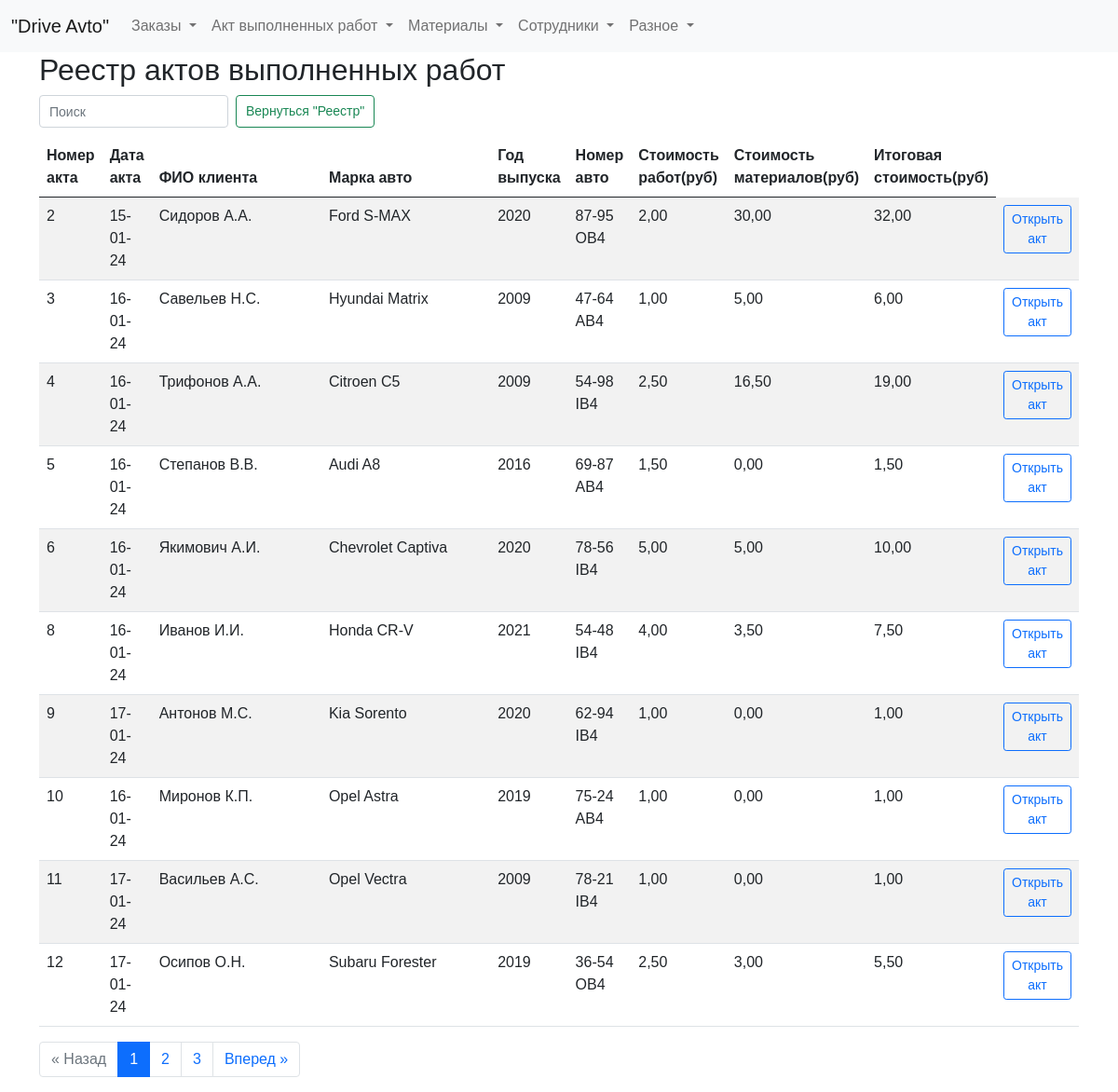
The page /list_act on the database its author committed.
### tables this page shows
CREATE TABLE log (
id integer PRIMARY KEY AUTOINCREMENT,
date_order text NOT NULL,
name_customer text NOT NULL,
brand_car text NOT NULL,
year_car text NOT NULL,
number_car text NOT NULL,
text_order text NOT NULL,
id_act integer
);

### fcompany.py (the view)
@app.route("/list_act")
def showList_act():
    page = request.args.get('page', 1, type=int)
    per_page = 10  # Количество элементов на странице
    list_act_query = dbase.getList_act()  # Получаем все элементы реестра
    total_items = len(list_act_query)  # Получаем общее количество элементов
    total_pages = ceil(total_items / per_page)  # Вычисляем общее количество страниц
    start_index = (page - 1) * per_page
    end_index = start_index + per_page
    list_act = list_act_query[start_index:end_index]  # Получаем элементы текущей страницы
    pagination = {
        'page': page,
        'per_page': per_page,
        'total_pages': total_pages,
        'total_items': total_items
    }
    return render_template("list_act.html", title="Реестр", list_act=list_act, pagination=pagination)

### fcompany.py (called while the page is built)
def connect_db():  # общая функция для установления соединения с БД
    conn = sqlite3.connect(app.config['DATABASE'])
    conn.row_factory = sqlite3.Row  # записи будут представлены не в виде кортежей, а в виде словаря (для исп в шаблонах)
    return conn

def get_db():
    if not hasattr(g, 'link_db'):
        g.link_db = connect_db()
    return g.link_db

@app.before_request
def before_request():
    global dbase
    db = get_db()
    dbase = FDataBase(db)

### templates/list_act.html (shortened to what this page needs)
{% extends 'base.html' %}
{% block content %}
<h2>Реестр актов выполненных работ</h2>
<form class="d-flex" role="search" action="/" method="get">
  <input class="form-control me-2 narrow-search" type="search" id="searchInput" placeholder="Поиск" aria-label="Search">
  <button class="btn btn-outline-success narrow-button" type="button" id="resetButton">Вернуться "Реестр"</button>
</form>
<div class="table-responsive">
<table id="myTable" class="table table-striped max-width: 100%">
  <thead>
    <tr>
      <th scope="col" style="width: 50px;">Номер акта</th>
      <th scope="col">Дата акта</th>
      <th scope="col" style="width: 200px;">ФИО клиента</th>
      <th scope="col" style="width: 200px;">Марка авто</th>
      <th scope="col" style="width: 50px;">Год выпуска</th>
      <th scope="col">Номер авто</th>
      <th scope="col" style="width: 50px;">Стоимость работ(руб)</th>
      <th scope="col" style="width: 50px;">Стоимость материалов(руб)</th>
      <th scope="col" style="width: 50px;">Итоговая стоимость(руб)</th>
    </tr>
  </thead>
  <tbody>
    {% for row in list_act %}
    <tr>
        <td>{{ row.id_act }}</td>
        <td>{{ row.date_act }}</td>
        <td>{{ row.name_customer }}</td>
        <td>{{ row.brand_car }}</td>
        <td>{{ row.year_car }}</td>
        <td>{{ row.number_car }}</td>
        <td>{{ ( '%.2f' % (row.total_work / 100) ) | replace('.', ',') }}</td>
        <td>{{ ( '%.2f' % (row.total_materials / 100) ) | replace('.', ',') }}</td>
        <td>{{ ( '%.2f' % (row.total_price / 100) ) | replace('.', ',') }}</td>
        <td>
            <a href="/final_act/{{ row.id_act }}" class="btn btn-outline-primary btn-sm">Открыть акт</a>
        </td>
    </tr>
    {% endfor %}
  </tbody>
</table>
</div>
{% if pagination.total_items > pagination.per_page %}
<nav aria-label="Page navigation">
  <ul class="pagination justify-content-center">
    {% if pagination.page > 1 %}
      <li class="page-item"><a class="page-link" href="{{ url_for('showList_act', page=pagination.page-1) }}">&laquo; Назад</a></li>
    {% else %}
      <li class="page-item disabled"><span class="page-link">&laquo; Назад</span></li>
    {% endif %}
    {% for page_num in range(1, pagination.total_pages+1) %}
      {% if page_num == pagination.page %}
        <li class="page-item active"><span class="page-link">{{ page_num }}</span></li>
      {% else %}
        <li class="page-item"><a class="page-link" href="{{ url_for('showList_act', page=page_num) }}">{{ page_num }}</a></li>
      {% endif %}
    {% endfor %}
    {% if pagination.page < pagination.total_pages %}
      <li class="page-item"><a class="page-link" href="{{ url_for('showList_act', page=pagination.page+1) }}">Вперед &raquo;</a></li>
    {% else %}
      <li class="page-item disabled"><span class="page-link">Вперед &raquo;</span></li>
    {% endif %}
  </ul>
</nav>
{% endif %}
{% endblock %}

### static/css/styles.css (style rules this page uses)
input.form-control { width: 100%; }
.narrow-button { max-width: 250px; white-space: nowrap; font-size: 16px; }
.narrow-search { max-width: 400px; }
html, body { font-family: 'Arial'; margin: 0; padding: 0; height: 100%; width: 100%; }
a { color: #0059b2; text-decoration: none; }
.btn { margin-bottom: 10px; }
.narrow-search { height: 35px; font-size: 14px; padding: 5px 10px; }
.narrow-button { height: 35px; font-size: 14px; padding: 5px 10px; line-height: 1.5; }

### rows shown on the page
log: id_act "2", date_act "15-01-24", name_customer "Сидоров А.А.", brand_car "Ford S-MAX", year_car "2020", number_car "87-95 OB4", total_work "2,00", total_materials "30,00", total_price "32,00"
log: id_act "3", date_act "16-01-24", name_customer "Савельев Н.С.", brand_car "Hyundai Matrix", year_car "2009", number_car "47-64 АВ4", total_work "1,00", total_materials "5,00", total_price "6,00"
log: id_act "4", date_act "16-01-24", name_customer "Трифонов А.А.", brand_car "Citroen C5", year_car "2009", number_car "54-98 IB4", total_work "2,50", total_materials "16,50", total_price "19,00"
log: id_act "5", date_act "16-01-24", name_customer "Степанов В.В.", brand_car "Audi A8", year_car "2016", number_car "69-87 АВ4", total_work "1,50", total_materials "0,00", total_price "1,50"
log: id_act "6", date_act "16-01-24", name_customer "Якимович А.И.", brand_car "Chevrolet Captiva", year_car "2020", number_car "78-56 IB4", total_work "5,00", total_materials "5,00", total_price "10,00"
log: id_act "8", date_act "16-01-24", name_customer "Иванов И.И.", brand_car "Honda CR-V", year_car "2021", number_car "54-48 IB4", total_work "4,00", total_materials "3,50", total_price "7,50"
log: id_act "9", date_act "17-01-24", name_customer "Антонов М.С.", brand_car "Kia Sorento", year_car "2020", number_car "62-94 IB4", total_work "1,00", total_materials "0,00", total_price "1,00"
log: id_act "10", date_act "16-01-24", name_customer "Миронов К.П.", brand_car "Opel Astra", year_car "2019", number_car "75-24 АВ4", total_work "1,00", total_materials "0,00", total_price "1,00"
log: id_act "11", date_act "17-01-24", name_customer "Васильев А.С.", brand_car "Opel Vectra", year_car "2009", number_car "78-21 IB4", total_work "1,00", total_materials "0,00", total_price "1,00"
log: id_act "12", date_act "17-01-24", name_customer "Осипов О.Н.", brand_car "Subaru Forester", year_car "2019", number_car "36-54 OB4", total_work "2,50", total_materials "3,00", total_price "5,50"

### other values the page prints
{{ page_num }} "1"
{{ page_num }} "2" "3"
